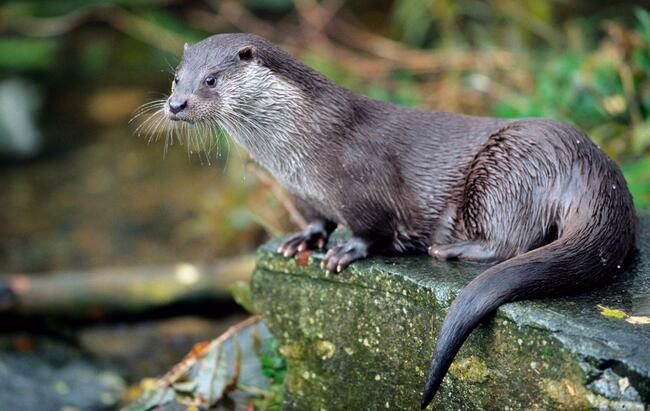
#> input picture Lab9/Otter_50.jpg, 650 x 411 px
$ python lab9.py
#> lines starting #> are read from the running program, lines starting #| are printed output that depends on the picture; after the words box and inside, x2 and y2 are one past the last pixel; in counts of white or black regions, pixels touching at a corner belong together
import cv2
import numpy as np
from matplotlib import pyplot as plt
import copy
import argparse
import random as rng

nrows = 3
ncols = 3


# # save image
# img = cv2.imread("ATU1.jpg",)
# img2 = cv2.imread('ATU2.jpg',cv2.IMREAD_GRAYSCALE)
# my image
img = cv2.imread("Otter_50.jpg",)
#> img is the input picture: shape (411, 650, 3); mean B, G, R 84.3, 100, 97.2
img2 = cv2.imread('Otter2_50.jpg',cv2.IMREAD_GRAYSCALE)
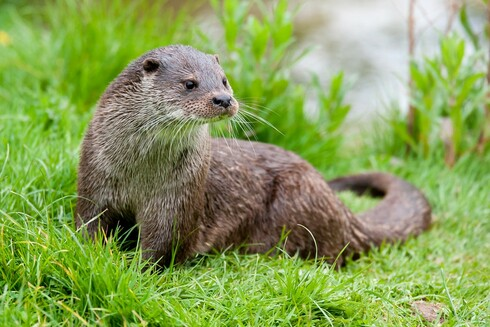
#> input picture Lab9/Otter2_50.jpg, 490 x 327 px
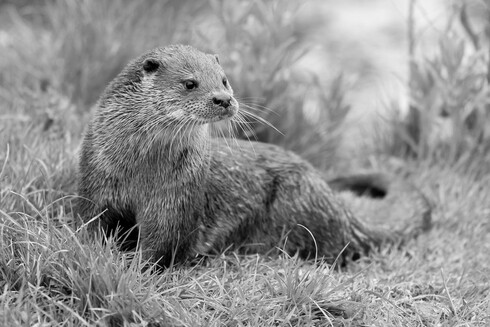
#> img2: shape (327, 490); min 0, max 253, mean 144.1
imgFixed = cv2.cvtColor(img, cv2.COLOR_BGR2RGB)
plt.subplot(nrows, ncols, 1), plt.imshow(imgFixed, cmap='gray')
plt.title("Original"), plt.xticks([]), plt.yticks([])

# convert image to grayscale
gray = cv2.cvtColor(img, cv2.COLOR_BGR2GRAY)
plt.subplot(nrows, ncols, 2), plt.imshow(gray, cmap='gray')
plt.title("Grayscale"), plt.xticks([]), plt.yticks([])

# Harris Corner detection
dst = cv2.cornerHarris(gray, 2, 3, 0.04)
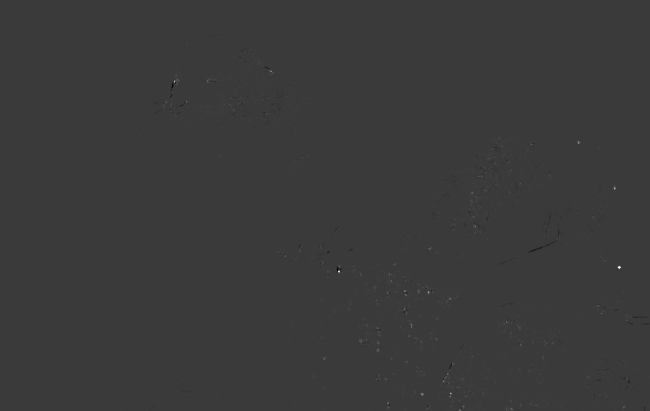
#> dst: shape (411, 650) float32; min -0.00664, max 0.0222, mean 7.06e-06; drawn with min black and max white
imgHarris = copy.deepcopy(imgFixed)   # Deep copy of image
# loop through every element in the dst 2d matrix,
# If the element is greater than a threshold draw a circle on the image
threshold = 0.99  # number between 0 and 1
for i in range(len(dst)):
    for j in range(len(dst[i])):
        if dst[i][j] > (threshold*dst.max()):
            cv2.circle(imgHarris, (j, i), 3, (100, 255, 0), -1)
#> imgHarris: shape (411, 650, 3); mean R, G, B 97.2, 100, 84.3
plt.subplot(nrows, ncols, 3), plt.imshow(imgHarris, cmap='gray')
plt.title("Harris Corner Detection"), plt.xticks([]), plt.yticks([])


# Shi Tomasi Algorithm
corners = cv2.goodFeaturesToTrack(gray,30,0.01,10)
#> corners = 30 rows, first 8: [618, 266], [338, 271], [614, 188], [421, 393], [578, 142], [404, 290], [450, 393], [360, 340]
imgShiTomasi = copy.deepcopy(imgFixed)
# loop through the corners array and plot a circle at each corner
for i in corners:
    x,y = i.ravel()
    cv2.circle(imgShiTomasi,(int(x),int(y)),3,(255, 100, 0),-1)
#> this loop made 30 passes
#> (x, y) on passes 1 to 12: (618, 266), (338, 271), (614, 188), (421, 393), (578, 142), (404, 290), (450, 393), (360, 340), (428, 291), (377, 349), (471, 192), (174, 80)
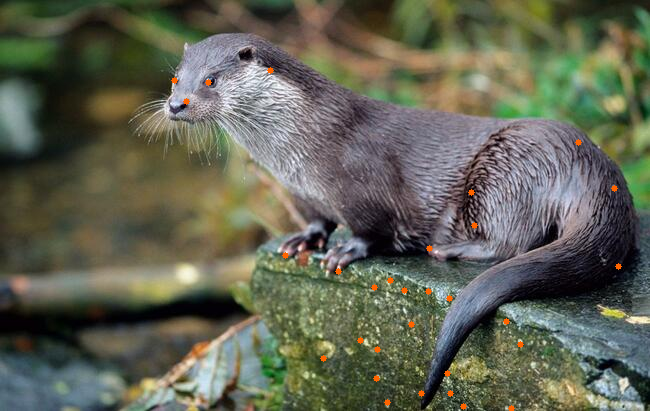
#> imgShiTomasi: shape (411, 650, 3); mean R, G, B 97.7, 99.9, 84
plt.subplot(nrows, ncols, 4), plt.imshow(imgShiTomasi, cmap='gray')
plt.title("Shi Tomasi Algorithm"), plt.xticks([]), plt.yticks([])


# ORB detection
# Initiate ORB detector
orb = cv2.ORB_create()
# find the keypoints with ORB
kp = orb.detect(imgFixed,None)
#> kp = 500 keypoints; strongest (x, y, size): (338, 269, 31), (338, 268, 37.2), (176, 82, 31), (173, 82, 31)
# compute the descriptors with ORB
kp, des = orb.compute(imgFixed, kp)
# draw only keypoints location,not size and orientation
imgORB = cv2.drawKeypoints(imgFixed, kp, None, color=(0,255,0), flags=0)
plt.subplot(nrows, ncols, 5), plt.imshow(imgORB, cmap='gray')
plt.title("ORB"), plt.xticks([]), plt.yticks([])


# Feature Matching
# BruteForceMethod
# find the keypoints and descriptors with ORB
kp1, des1 = orb.detectAndCompute(gray,None)
#> kp1 has the same summary as kp
kp2, des2 = orb.detectAndCompute(img2,None)
#> kp2 = 500 keypoints; strongest (x, y, size): (107, 237, 31), (108, 236, 37.2), (156, 267, 31), (41, 283, 37.2)
# create BFMatcher object
bf = cv2.BFMatcher(cv2.NORM_HAMMING, crossCheck=True)
# Match descriptors.
matches = bf.match(des1,des2)
#> matches = 139 matches
# Sort them in the order of their distance.
matches = sorted(matches, key = lambda x:x.distance)
# Draw first 10 matches.
BruteForceImg = cv2.drawMatches(gray,kp1,img2,kp2,matches[:10],None,flags=cv2.DrawMatchesFlags_NOT_DRAW_SINGLE_POINTS)
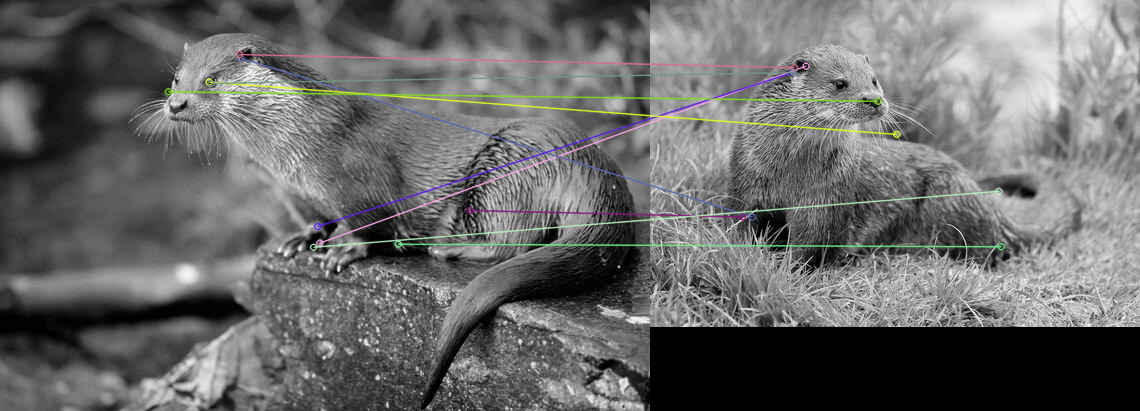
#> BruteForceImg: shape (411, 1140, 3); mean of channels 0, 1, 2 105.1, 105.7, 105.5; drawn as B, G, R
plt.subplot(nrows, ncols, 6), plt.imshow(BruteForceImg, cmap='gray')
plt.title("Brute Force Matching"), plt.xticks([]), plt.yticks([])

# FLANN Method
# Initiate SIFT detector
sift = cv2.SIFT_create()
# find the keypoints and descriptors with SIFT
kp1, des1 = sift.detectAndCompute(gray,None)
#> kp1 = 2166 keypoints; strongest (x, y, size): (338, 269, 2.6), (377, 377, 3.2), (300, 248, 3.5), (174, 82, 1.9)
kp2, des2 = sift.detectAndCompute(img2,None)
#> kp2 = 1698 keypoints; strongest (x, y, size): (224, 83, 2.8), (152, 272, 1.9), (151, 66, 9), (424, 299, 2.4)
# FLANN parameters
FLANN_INDEX_KDTREE = 1
index_params = dict(algorithm = FLANN_INDEX_KDTREE, trees = 5)
search_params = dict(checks=50)   # or pass empty dictionary
flann = cv2.FlannBasedMatcher(index_params,search_params)
matches = flann.knnMatch(des1,des2,k=2)
#> matches = 2166 matches
# Need to draw only good matches, so create a mask
matchesMask = [[0,0] for i in range(len(matches))]
#> matchesMask = 2166 pairs, first value 0 to 0, second value 0 to 0
# ratio test as per Lowe's paper
for i,(m,n) in enumerate(matches):
    if m.distance < 0.7*n.distance:
        matchesMask[i]=[1,0]
#> after the loop, matchesMask = 2166 pairs, first value 0 to 1, second value 0 to 0
draw_params = dict(matchColor = (0,255,0),
                   singlePointColor = (255,0,0),
                   matchesMask = matchesMask,
                   flags = cv2.DrawMatchesFlags_DEFAULT)
#> draw_params = 4 items
imgFLANN = cv2.drawMatchesKnn(gray,kp1,img2,kp2,matches,None,**draw_params)
plt.subplot(nrows, ncols, 7), plt.imshow(imgFLANN, cmap='gray')
plt.title("FLANN Matching"), plt.xticks([]), plt.yticks([])


# Contour detection
rng.seed(12345)

threshold = 100
# Detect edges using Canny
canny_output = cv2.Canny(gray, threshold, threshold * 2)
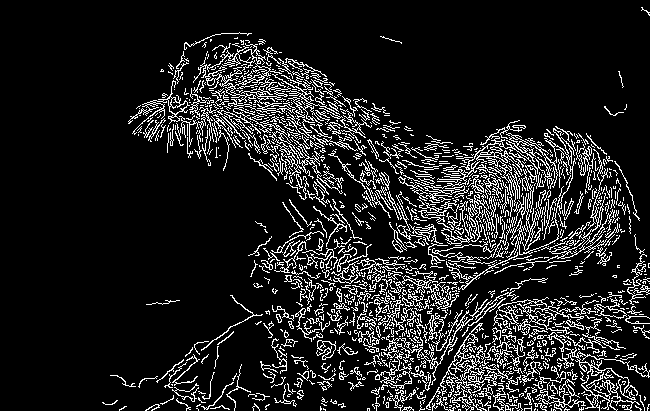
#> canny_output: shape (411, 650); 12.4% white in thin lines or dots, all inside (x1, y1, x2, y2) = (102, 7, 650, 411)
# Find contours
contours, hierarchy = cv2.findContours(canny_output, cv2.RETR_TREE, cv2.CHAIN_APPROX_SIMPLE)
#> contours = 1729 contours, 1554 with area under 20; largest, box (x1, y1, x2, y2) and area: (459, 120, 576, 255) 1245, (440, 323, 505, 411) 964, (512, 141, 550, 177) 436, (375, 334, 431, 389) 430, (217, 107, 321, 184) 420
# Draw contours
drawing = np.zeros((canny_output.shape[0], canny_output.shape[1], 3), dtype=np.uint8)
for i in range(len(contours)):
    color = (rng.randint(0,256), rng.randint(0,256), rng.randint(0,256))
    cv2.drawContours(drawing, contours, i, color, 2, cv2.LINE_8, hierarchy, 0)
#> this loop made 1729 passes
#> color on passes 1 to 3: (213, 5, 152), (188, 99, 138), (223, 82, 191)
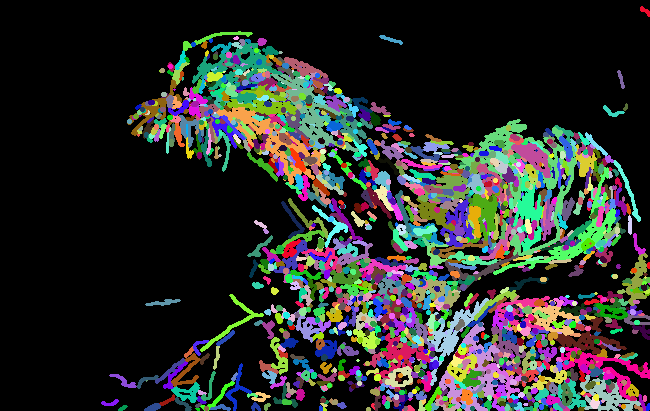
#> drawing: shape (411, 650, 3); mean of channels 0, 1, 2 44, 46.4, 44.5; drawn as B, G, R
plt.subplot(nrows, ncols, 8), plt.imshow(drawing, cmap='gray')
plt.title("Contours"), plt.xticks([]), plt.yticks([])


# subplot the images with matplotlib
plt.show()
